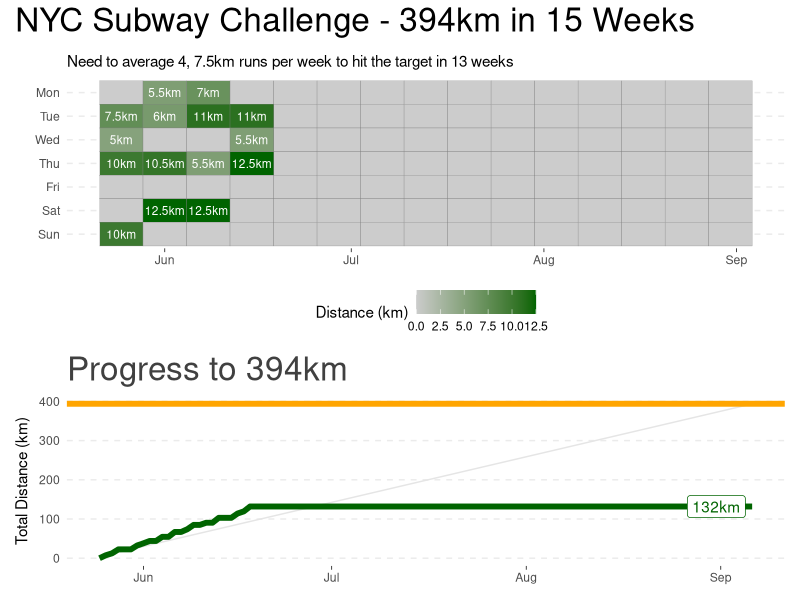

R code for this plot:
## ---- chunk 1
library(tidyverse)
library(lubridate)
library(patchwork)
library(ggrepel)

plot_data <- read_csv('data/wal_strava.csv')

blog_theme <- theme_minimal() +
  theme(legend.position='bottom'
        ,plot.title = element_text(color = "grey25", size = 24)) +
  theme(panel.background = element_rect(fill = "transparent", colour = NA),
        plot.background = element_rect(fill = "transparent", colour = NA),
        axis.ticks.x = element_line(size = 0.25),
        panel.grid.major.x = element_blank(),
        panel.grid.major.y = element_line(size = 0.5, linetype = "dashed"),
        panel.grid.minor = element_blank())
## ---- chunk 2
calendar_data <- plot_data %>%
  mutate(WeekOfYear = floor_date(start_date, "week", week_start = 1), 
         DayOfWeek = lubridate::wday(start_date, label = TRUE, week_start = 1)) 

day_chart <- calendar_data %>%
  ggplot(aes(x = WeekOfYear, 
             y = fct_rev(DayOfWeek))) +
  geom_tile(aes(fill = distance), color = "grey50") +
  geom_text(data = calendar_data %>% filter(distance > 0), 
            aes(label = paste0(distance, 'km')), size=3,
            color = "white") +
  scale_fill_gradient(low="grey80", high="darkgreen") +
  labs(y = NULL, 
       x = NULL, 
       fill = 'Distance (km)', 
       subtitle = "Need to average 4, 7.5km runs per week to hit the target in 13 weeks ") +
  blog_theme


daily_runs_chart <- plot_data %>%
  ggplot(aes(start_date, distance, color = distance)) + 
  geom_col() +
  scale_color_gradient(low="grey80", high="darkgreen") +
  labs(title = "Daily distance", 
       y = "Distance (km)", 
       x = NULL) +
  guides(color = FALSE) +
  blog_theme

cumsum_distance_data <- plot_data %>%
  arrange(start_date) %>%
  mutate(total_distance = cumsum(distance)) %>%
  mutate(total_distance = ifelse(start_date > today(), NA, total_distance)) 

latest_value <- cumsum_distance_data %>%
  arrange(start_date) %>%
  filter(!is.na(total_distance)) %>%
  summarise(start_date = last(start_date), 
            total_distance = last(total_distance))

target <- plot_data %>%
  mutate(daily_target = 3.75) %>%
  mutate(total_target = cumsum(daily_target))

line_chart <- cumsum_distance_data %>%
  ggplot(aes(start_date, total_distance)) + 
  geom_line(data = target, aes(x = start_date, y = total_target), color = "grey90", size = 0.5) +
  geom_line(color = "darkgreen", size = 2) +
  geom_label_repel(data = latest_value,
             aes(label = paste0(total_distance, 'km')),
             color = "darkgreen") +
  
  geom_hline(yintercept = 394, color = "orange", size = 2) +
  labs(title = "Progress to 394km", 
       y = "Total Distance (km)", x = NULL) +
  blog_theme

(day_chart / line_chart) +
  plot_annotation(
    title = 'NYC Subway Challenge - 394km in 15 Weeks',
    theme = theme(plot.title = element_text(size = 24))
  ) +
  plot_layout(ncol=1)

